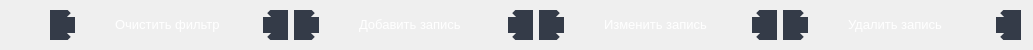
            <widget class="QFrame" name="bottomBar">
             <property name="geometry">
              <rect>
               <x>0</x>
               <y>680</y>
               <width>1033</width>
               <height>50</height>
              </rect>
             </property>
             <property name="minimumSize">
              <size>
               <width>0</width>
               <height>22</height>
              </size>
             </property>
             <property name="maximumSize">
              <size>
               <width>16777215</width>
               <height>50</height>
              </size>
             </property>
             <property name="styleSheet">
              <string notr="true">#bottomBar { 
	height: 40px;
	background-color: rgb(33, 37, 43);
}
#clean_filtr,
#add_row,
#update_row,
#delete_row { 
	font-size: 13px; 
	color: white; 
	padding-left: 40px;	
	padding-bottom: 2px;
    background-repeat: no-repeat;
	background-position: left;
	border: 25px;
	border-style: none solid none solid;
	border-color: rgb(52, 59, 72);
	border-radius: 7px;
	text-align: left;
}
#clean_filtr:hover,
#add_row:hover,
#update_row:hover,
#delete_row:hover {
	background-color: rgb(40, 44, 52);
	border-color: rgb(40, 44, 52);
}
#clean_filtr:pressed,
#add_row:pressed,
#update_row:pressed,
#delete_row:pressed {	
	background-color: rgb(189, 147, 249);
	border-color: rgb(189, 147, 249);
	color: rgb(255, 255, 255);
}</string>
             </property>
             <property name="frameShape">
              <enum>QFrame::NoFrame</enum>
             </property>
             <property name="frameShadow">
              <enum>QFrame::Raised</enum>
             </property>
             <widget class="QWidget" name="layoutWidget">
              <property name="geometry">
               <rect>
                <x>50</x>
                <y>0</y>
                <width>971</width>
                <height>51</height>
               </rect>
              </property>
              <layout class="QHBoxLayout" name="horizontalLayout">
               <item>
                <widget class="QPushButton" name="clean_filtr">
                 <property name="minimumSize">
                  <size>
                   <width>0</width>
                   <height>30</height>
                  </size>
                 </property>
                 <property name="styleSheet">
                  <string notr="true">background-image: url();</string>
                 </property>
                 <property name="text">
                  <string>Очистить фильтр</string>
                 </property>
                </widget>
               </item>
               <item>
                <widget class="QPushButton" name="add_row">
                 <property name="minimumSize">
                  <size>
                   <width>0</width>
                   <height>30</height>
                  </size>
                 </property>
                 <property name="styleSheet">
                  <string notr="true">background-image: url(:/icons/icons/post_add_white.png);
</string>
                 </property>
                 <property name="text">
                  <string>Добавить запись</string>
                 </property>
                </widget>
               </item>
               <item>
                <widget class="QPushButton" name="update_row">
                 <property name="minimumSize">
                  <size>
                   <width>0</width>
                   <height>30</height>
                  </size>
                 </property>
                 <property name="styleSheet">
                  <string notr="true">background-image: url(:/icons/icons/edit_note_white.png);
</string>
                 </property>
                 <property name="text">
                  <string>Изменить запись</string>
                 </property>
                </widget>
               </item>
               <item>
                <widget class="QPushButton" name="delete_row">
                 <property name="minimumSize">
                  <size>
                   <width>0</width>
                   <height>30</height>
                  </size>
                 </property>
                 <property name="styleSheet">
                  <string notr="true">background-image: url(:/icons/icons/delete_white.png);
</string>
                 </property>
                 <property name="text">
                  <string>Удалить запись</string>
                 </property>
                </widget>
               </item>
              </layout>
             </widget>
            </widget>
